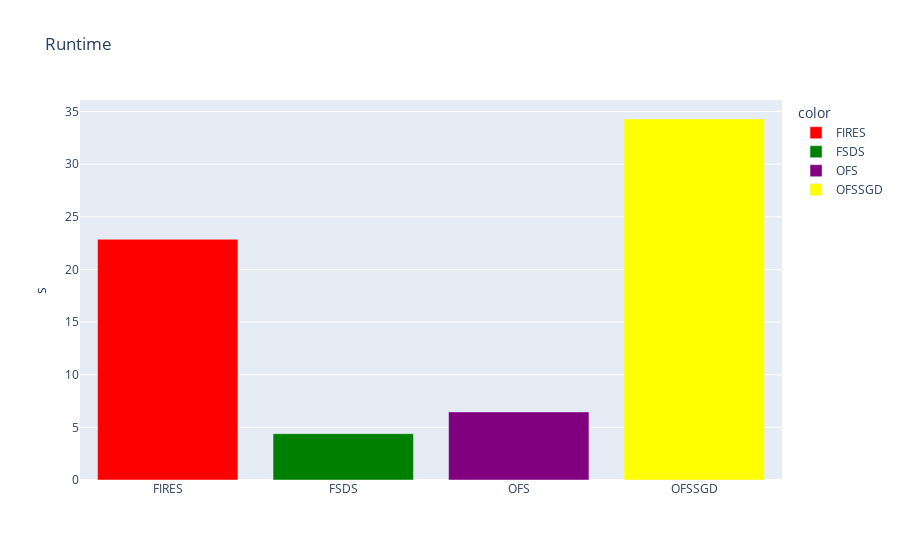

Notebook code cell kept with this figure:
### Code cell
# run times
col_names = ["FIRES","FSDS", "OFS", "OFSSGD"]
values = [fires_cuda_run_time, fsds_run_time, ofs_run_time, ofssgd_run_time]
fig = px.bar(x=col_names, y=values, title="Runtime", labels={"y":"s", "x":""}, color=col_names, color_discrete_map={'FIRES': 'red', 
                                                   'FSDS': 'green', 'OFS': 'purple', "OFSSGD":"yellow"})

fig.show()

### Figure 1 — Plotly figure (JSON) as saved in the notebook; plotly's stock layout.template omitted (floating-point values rounded to 4 significant figures)
{"data": [{"alignmentgroup": "True", "hovertemplate": "color=FIRES<br>=%{x}<br>s=%{y}<extra></extra>", "legendgroup": "FIRES", "marker": {"color": "red"}, "name": "FIRES", "offsetgroup": "FIRES", "orientation": "v", "showlegend": true, "textposition": "auto", "type": "bar", "x": ["FIRES"], "xaxis": "x", "y": [22.86], "yaxis": "y"}, {"alignmentgroup": "True", "hovertemplate": "color=FSDS<br>=%{x}<br>s=%{y}<extra></extra>", "legendgroup": "FSDS", "marker": {"color": "green"}, "name": "FSDS", "offsetgroup": "FSDS", "orientation": "v", "showlegend": true, "textposition": "auto", "type": "bar", "x": ["FSDS"], "xaxis": "x", "y": [4.403], "yaxis": "y"}, {"alignmentgroup": "True", "hovertemplate": "color=OFS<br>=%{x}<br>s=%{y}<extra></extra>", "legendgroup": "OFS", "marker": {"color": "purple"}, "name": "OFS", "offsetgroup": "OFS", "orientation": "v", "showlegend": true, "textposition": "auto", "type": "bar", "x": ["OFS"], "xaxis": "x", "y": [6.466], "yaxis": "y"}, {"alignmentgroup": "True", "hovertemplate": "color=OFSSGD<br>=%{x}<br>s=%{y}<extra></extra>", "legendgroup": "OFSSGD", "marker": {"color": "yellow"}, "name": "OFSSGD", "offsetgroup": "OFSSGD", "orientation": "v", "showlegend": true, "textposition": "auto", "type": "bar", "x": ["OFSSGD"], "xaxis": "x", "y": [34.29], "yaxis": "y"}], "layout": {"barmode": "relative", "legend": {"title": {"text": "color"}, "tracegroupgap": 0}, "title": {"text": "Runtime"}, "xaxis": {"anchor": "y", "domain": [0, 1], "title": {"text": ""}}, "yaxis": {"anchor": "x", "domain": [0, 1], "title": {"text": "s"}}}}
